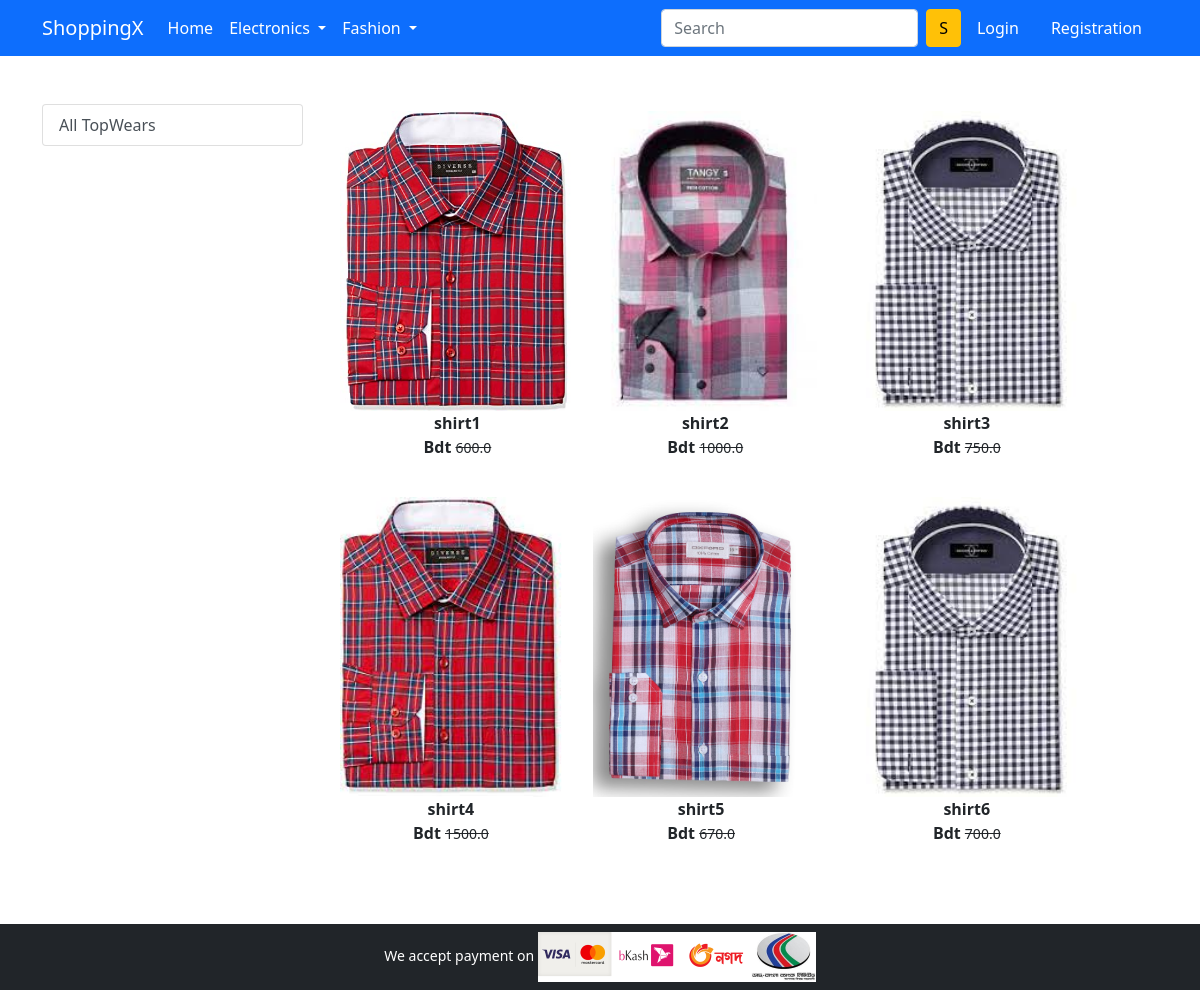
Screenshot of /topwear/ with the database file from the repository.
### app/models.py (models this page shows)
class Product(models.Model):
 title = models.CharField(max_length=100)
 selling_price = models.FloatField ()
 discounted_price = models.FloatField ()
 description = models. TextField()
 brand = models.CharField (max_length=100)
 category = models.CharField(choices = CATEGORY_CHOICES,max_length=2)
 product_image = models. ImageField(upload_to='productimg')

### app/views.py (the view)
# urls.py: path('topwear/', views.topwear, name='topwear'),
def topwear(request, data=None):
    if data == None:
        topwears = Product.objects.filter(category='TW')
    return render(request, 'app/topwear.html', {'topwears': topwears})

### app/templates/app/topwear.html (shortened to what this page needs)
{% extends 'app/base.html' %}
{% load static %}
{% block main-content %}
<div class="container my-5">
 <div class="row">
  <div class="col-sm-3">
   <div class="list-group">
    <a href="{%url 'topwear' %}" class="list-group-item list-group-item-action" aria-current="true">All TopWears</a>
   </div>
  </div>
  <div class="col-sm-8 ">
    <div class="row">
     {% for product in topwears %}
      <div class="col-sm-4 text-center mb-4">
       <a href="{% url 'product-detail' product.id %}" class="btn">
        <div class="item">
         <img src="{{product.product_image.url}}" alt="" height="300" >
         <div class="fw-bold">{{product.title}}</div>
         <div class="fw-bold">Bdt {{product.discount_price}}
         <small class="fw-light text-decoration-line-through">{{product.selling_price}}</small></div>
        </div>
       </a>
        </div>
        {% endfor %}
      </div>
    </div>
    </div>
</div>
{% endblock main-content %}

### rows the page displays
Product: product_image (picture), title "shirt1", selling_price "600.0"
Product: product_image (picture), title "shirt2", selling_price "1000.0"
Product: product_image (picture), title "shirt3", selling_price "750.0"
Product: product_image (picture), title "shirt4", selling_price "1500.0"
Product: product_image (picture), title "shirt5", selling_price "670.0"
Product: product_image (picture), title "shirt6", selling_price "700.0"
